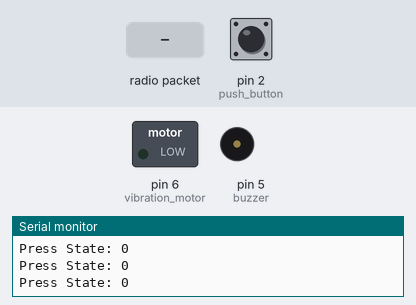
This sketch was run on a simulated Arduino Uno, built with avr-gcc and run on an emulated ATmega328P. Shown: switched loads named in the sketch (green lamp = pin HIGH), buzzer (waves = sounding), the last lines printed to the serial monitor. Dashed ring = blinking. The inputs (shaded band) are chosen by the test bench; at power-on: pin 2 (push_button) LOW. No radio packets arrive unless stated.

Above: at 1.2 s.
1.3 s: radio packet "4" arrives
At 1.43 s:
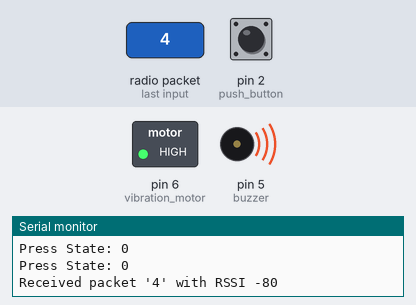
At 2.1 s:
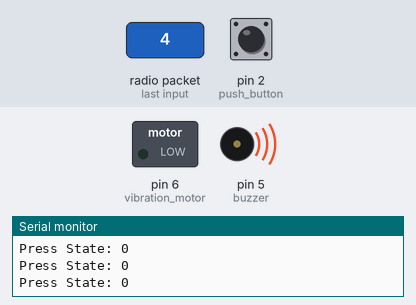
Timing chart, 0 to 4.3 s (numbered marks = the images above; inputs shaded):
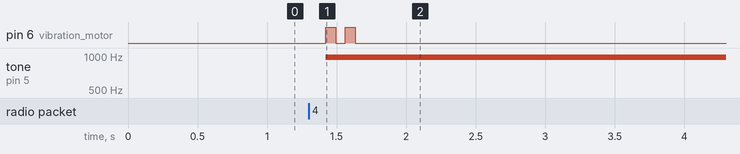

The sketch:

objects_finder_receiver.ino
```cpp
/*
 * TITLE: OBJECTS FINDER RECEIVER
 *
 * DATE: 7TH NOV 2022
 *
 * AUTHOR: SIMON
 */

// Includes all the libraries needed
#include <Arduino.h>


#include <SPI.h>
#include <LoRa.h>

const int push_button = 2; // initializes push button pin to pin no 2
const int buzzer = 5;
const int vibration_motor  = 6;

int push_button_state = 0; // state to track push button presses
int data_to_send = 4;
long int press_track = 1;
bool TOGGLE_PRESS = false;
int lora_data_recevied = 0; // Variable store the data received from the LoRa sender

void setup(){
  Serial.begin(9600);         // Initialize serial and set the baud rate
  pinMode(push_button, INPUT);   // Sets this pin as an INPUT
  pinMode(buzzer, OUTPUT);
  pinMode(vibration_motor, OUTPUT) ;

   while (!Serial)
    ;
  Serial.println("LoRa Sender");
  if (!LoRa.begin(433E6))
  {
    Serial.println("Starting LoRa failed!");
    while (1);
  }
}

void loop(){
  take_reading();
  receive_lora_message();
}

void take_reading(){
  push_button_state = digitalRead(push_button);
  Serial.print("Press State: ");
  Serial.println(push_button_state);
  delay(200); // to avoid debouncing
}

bool check_send_status(){
  if(push_button_state == 1){
     press_track =+1;
  }
  if(press_track % 2 == 0){
    TOGGLE_PRESS = true;
  } else {
    TOGGLE_PRESS = false;
  }

  return TOGGLE_PRESS;
}

void receive_lora_message()
{
  // try to parse packet
  int packetSize = LoRa.parsePacket();
  if (packetSize)
  {
    // received a packet
    Serial.print("Received packet '");

    // read packet
    while (LoRa.available())
    {
      lora_data_recevied = LoRa.read();
      Serial.print((char)lora_data_recevied);
      //      Serial.print((char)LoRa.read());
      (lora_data_recevied == '4') ? buzzer_vibrator_response() : buzzer_vibrator_off();
    }

    //         print RSSI of packet
    Serial.print("' with RSSI ");
    Serial.println(LoRa.packetRssi());
  }

}

void buzzer_vibrator_response(){
  analogWrite(buzzer, 200);
  vibrator_trig();
}

void buzzer_vibrator_off(){
  analogWrite(buzzer, 0);
  digitalWrite(vibration_motor, LOW);
}

void vibrator_trig(){
    digitalWrite(vibration_motor, HIGH);
    delay(70);
    digitalWrite(vibration_motor, LOW);
    delay(70);
    digitalWrite(vibration_motor, HIGH);
    delay(70);
    digitalWrite(vibration_motor, LOW);
}
```

Measured:
- after the input at 1.3 s, pin 6 (vibration_motor): alternates HIGH for 0.07 s and LOW for 0.07 s, 4 changes in all, then stays LOW, starting after 0.12 s; tone on pin 5 (buzzer): silent → 977 Hz after 0.12 s
